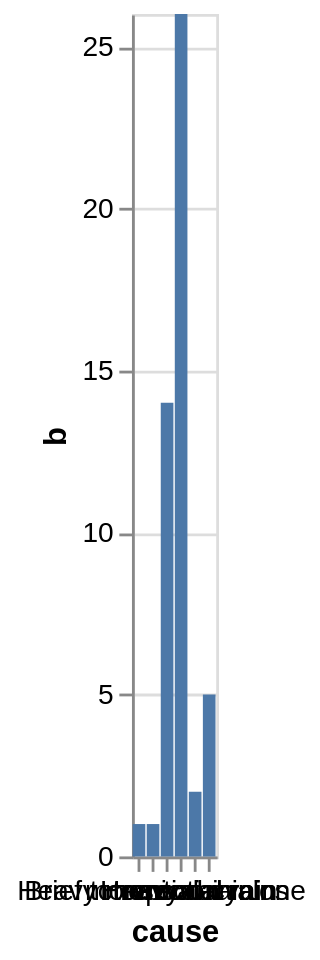

Describe this chart as a Vega-Lite specification.
### Vega-Lite specification from a JSON file in a GitHub repository (floating-point values rounded to 4 significant figures)
{"$schema": "https://vega.github.io/schema/vega-lite/v4.json", "width": 30, "height": 300, "description": "A simple bar chart with embedded data.", "data": {"values": [{"cause": "Heavy monsoon rains", "b": 1}, {"cause": "Brief torrential rain", "b": 1}, {"cause": "torrential rain", "b": 2}, {"cause": "Heavy rain", "b": 14}, {"cause": "monsoonal rain", "b": 26}, {"cause": "tropical cyclone", "b": 5}]}, "mark": "bar", "encoding": {"x": {"field": "cause", "type": "nominal", "axis": {"labelAngle": 0}}, "y": {"field": "b", "type": "quantitative"}}}
